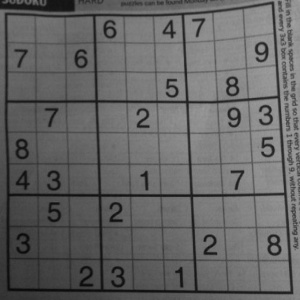
#> input picture kolo/sudokuu.jpg, 300 x 300 px
$ jupyter execute kolo1.ipynb
#> lines starting #> are read from the running program, lines starting #| are printed output that depends on the picture; after the words box and inside, x2 and y2 are one past the last pixel; in counts of white or black regions, pixels touching at a corner belong together
[cell 1]
import cv2
import matplotlib.pyplot as plt
import numpy as np

[cell 2]
img1=cv2.imread('sudokuu.jpg', cv2.IMREAD_GRAYSCALE)
#> img1 is the input picture: shape (300, 300); min 8, max 163, mean 101.2

[cell 3]
th_adaptive=cv2.adaptiveThreshold(
    img1,
    maxValue=255,
    adaptiveMethod=cv2.ADAPTIVE_THRESH_MEAN_C,
    thresholdType=cv2.THRESH_BINARY,
    blockSize=13,
    C=8
)
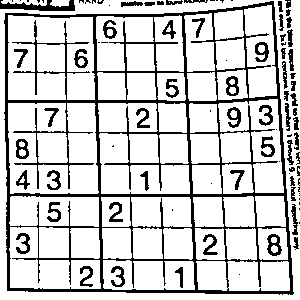
#> th_adaptive: shape (300, 300); 80.6% white; 94 black regions (35 under 20 px), largest, box (x1, y1, x2, y2) and area: (4, 1, 294, 295) 12017, (0, 0, 75, 11) 453, (267, 234, 282, 256) 177

[cell 4]
plt.imshow(th_adaptive, cmap='gray')

[cell 5]
_, lines_thresh=cv2.threshold(
    th_adaptive,
    thresh=0,
    maxval=255,
    type=cv2.THRESH_BINARY+cv2.THRESH_OTSU
)

[cell 6]
lines_edges=cv2.Canny(lines_thresh,20,50,3)
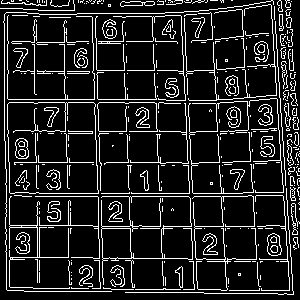
#> lines_edges: shape (300, 300); 13.1% white in thin lines or dots

[cell 7]
lines=cv2.HoughLinesP(
    lines_edges,
    1,
    np.pi/180,
    90
)
#> lines = 154 rows, first 6: [131, 193, 189, 193], [283, 141, 283, 150], [221, 197, 221, 207], [35, 196, 97, 196], [8, 99, 94, 99], [282, 173, 282, 184]

[cell 8]
result_lines_img=cv2.cvtColor(th_adaptive, cv2.COLOR_GRAY2RGB)
for line in lines:
    x0, y0, x1, y1=line[0]
    cv2.line(result_lines_img, (x0,y0),(x1,y1),(0,0,255),2)
#> this loop made 154 passes
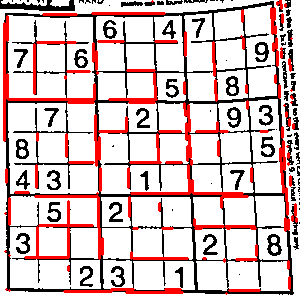
#> result_lines_img: shape (300, 300, 3); mean B, G, R 192.1, 192.1, 215.8

[cell 9]
plt.imshow(result_lines_img)

[cell 10]
cv2.imwrite('zadanie1.jpg', th_adaptive)
#> Out = True
